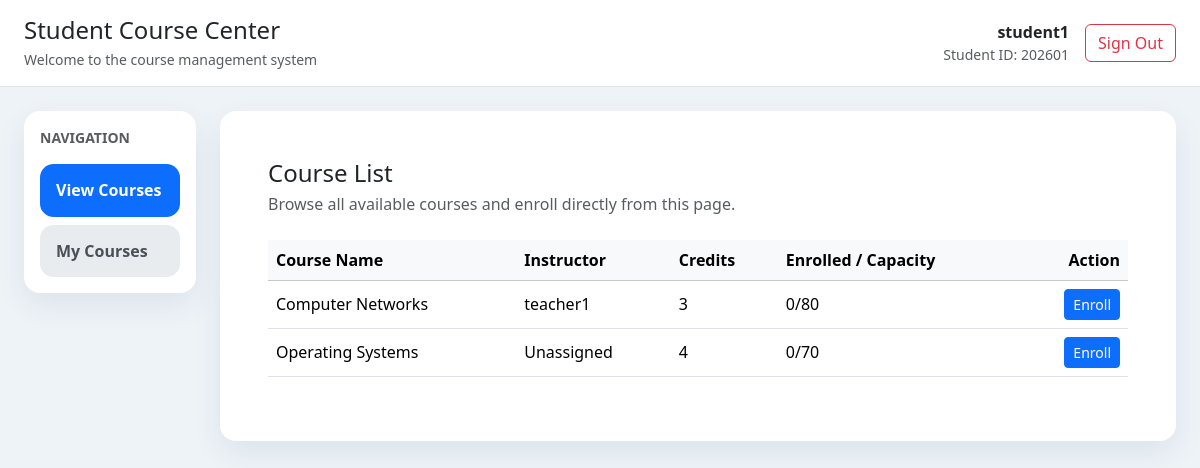
Page /student/ (signed in) on the committed database.
### users/models.py (models this page shows, shortened)
class Student(models.Model):
    user = models.OneToOneField(User, on_delete=models.CASCADE)
    student_id = models.CharField(max_length=20, unique=True)

class Teacher(models.Model):
    user = models.OneToOneField(User, on_delete=models.CASCADE)
    staff_id = models.CharField(max_length=20, unique=True)

### courses/models.py (models this page shows, shortened)
class Course(models.Model):
    course_name = models.CharField(max_length=100)
    credits = models.PositiveIntegerField()
    capacity = models.PositiveIntegerField()
    teacher = models.ForeignKey(Teacher, on_delete=models.SET_NULL, null=True, blank=True)
    def enrolled_count(self):
        return self.enrollment_set.count()

### users/views.py (the view)
# urls.py: path("student/", views.student_dashboard, name="student_dashboard"),
@login_required
def student_dashboard(request):
    if _get_user_role(request.user) != "student":
        return HttpResponseForbidden("You do not have permission to access this page.")
    student = get_object_or_404(Student, user=request.user)
    if request.method == "POST":
        _handle_student_enrollment(request, student)
        active_tab = request.POST.get("tab", "courses")
        return redirect(f"{request.path}?tab={active_tab}")
    active_tab = request.GET.get("tab", "courses")
    if active_tab not in {"courses", "enrolled"}:
        active_tab = "courses"
    all_courses = Course.objects.select_related("teacher__user").all().order_by("id")
    enrolled_course_ids = set(
        Enrollment.objects.filter(student=student).values_list("course_id", flat=True)
    )
    enrolled_courses = all_courses.filter(id__in=enrolled_course_ids)
    context = {
        "student": student,
        "active_tab": active_tab,
        "all_courses": all_courses,
        "enrolled_courses": enrolled_courses,
        "enrolled_course_ids": enrolled_course_ids,
    }
    return render(request, "users/student_dashboard.html", context)

### users/views.py (called while the page is built)
def _get_user_role(user):
    if user.is_superuser:
        return "admin"
    profile = getattr(user, "profile", None)
    if profile is None:
        return None
    return profile.role

### templates/users/student_dashboard.html (shortened to what this page needs)
<!DOCTYPE html>
<html lang="en">
<head>
    <link
      href="https://cdn.jsdelivr.net/npm/bootstrap@5.3.3/dist/css/bootstrap.min.css"
      rel="stylesheet">
</head>
<body>
    <nav class="topbar py-3">
        <div class="container-fluid px-4 d-flex justify-content-between align-items-center">
            <div>
                <h1 class="h4 mb-1">Student Course Center</h1>
                <div class="text-muted small">Welcome to the course management system</div>
            </div>
            <div class="d-flex align-items-center gap-3">
                <div class="text-end">
                    <div class="fw-semibold">{{ request.user.username }}</div>
                    <div class="text-muted small">Student ID: {{ student.student_id }}</div>
                </div>
                <a href="{% url 'logout' %}" class="btn btn-outline-danger">Sign Out</a>
            </div>
        </div>
    </nav>
    <div class="container-fluid px-4 py-4">
        <div class="row g-4">
            <aside class="col-12 col-lg-3 col-xl-2">
                <div class="card sidebar-card">
                    <div class="card-body p-3">
                        <div class="text-uppercase text-muted small fw-semibold mb-3">Navigation</div>
                        <a
                            href="{% url 'student_dashboard' %}?tab=courses"
                            class="sidebar-link {% if active_tab == 'courses' %}active{% else %}inactive{% endif %}"
                        >
                            View Courses
                        </a>
                        <a
                            href="{% url 'student_dashboard' %}?tab=enrolled"
                            class="sidebar-link mt-2 {% if active_tab == 'enrolled' %}active{% else %}inactive{% endif %}"
                        >
                            My Courses
                        </a>
                    </div>
                </div>
            </aside>
            <main class="col-12 col-lg-9 col-xl-10">
                <div class="card content-card">
                    <div class="card-body p-4 p-xl-5">
                        <div class="d-flex flex-column flex-md-row justify-content-between align-items-md-center gap-2 mb-4">
                            <div>
                                <h2 class="h4 mb-1">
                                    {% if active_tab == "enrolled" %}
                                        Enrolled Courses
                                    {% else %}
                                        Course List
                                    {% endif %}
                                </h2>
                                <p class="text-muted mb-0">
                                    {% if active_tab == "enrolled" %}
                                        Review the courses you have already selected and drop them if needed.
                                    {% else %}
                                        Browse all available courses and enroll directly from this page.
                                    {% endif %}
                                </p>
                            </div>
                        </div>
                        {% if active_tab == "enrolled" %}
                            {% if enrolled_courses %}
                                <div class="table-responsive">
                                    <table class="table table-hover align-middle course-table">
                                        <thead class="table-light">
                                            <tr>
                                                <th>Course Name</th>
                                                <th>Instructor</th>
                                                <th>Credits</th>
                                                <th>Capacity</th>
                                                <th class="text-end">Action</th>
                                            </tr>
                                        </thead>
                                        <tbody>
                                            {% for course in enrolled_courses %}
                                                <tr>
                                                    <td>{{ course.course_name }}</td>
                                                    <td>
                                                        {% if course.teacher %}
                                                            {{ course.teacher.user.username }}
                                                        {% else %}
                                                            Unassigned
                                                        {% endif %}
                                                    </td>
                                                    <td>{{ course.credits }}</td>
                                                    <td>{{ course.enrolled_count }}/{{ course.capacity }}</td>
                                                    <td class="text-end">
                                                        <form method="post" class="d-inline">
                                                            {% csrf_token %}
                                                            <input type="hidden" name="action" value="withdraw">
                                                            <input type="hidden" name="course_id" value="{{ course.id }}">
                                                            <input type="hidden" name="tab" value="enrolled">
                                                            <button type="submit" class="btn btn-outline-danger btn-sm">Drop</button>
                                                        </form>
                                                    </td>
                                                </tr>
                                            {% endfor %}
                                        </tbody>
                                    </table>
                                </div>
                            {% else %}
                                <div class="alert alert-secondary mb-0">You have not enrolled in any courses yet.</div>
                            {% endif %}
                        {% else %}
                            {% if all_courses %}
                                <div class="table-responsive">
                                    <table class="table table-hover align-middle course-table">
                                        <thead class="table-light">
                                            <tr>
                                                <th>Course Name</th>
                                                <th>Instructor</th>
                                                <th>Credits</th>
                                                <th>Enrolled / Capacity</th>
                                                <th class="text-end">Action</th>
                                            </tr>
                                        </thead>
                                        <tbody>
                                            {% for course in all_courses %}
                                                <tr>
                                                    <td>{{ course.course_name }}</td>
                                                    <td>
                                                        {% if course.teacher %}
                                                            {{ course.teacher.user.username }}
                                                        {% else %}
                                                            Unassigned
                                                        {% endif %}
                                                    </td>
                                                    <td>{{ course.credits }}</td>
                                                    <td>{{ course.enrolled_count }}/{{ course.capacity }}</td>
                                                    <td class="text-end">
                                                        {% if course.id in enrolled_course_ids %}
                                                            <span class="badge text-bg-secondary me-2">Enrolled</span>
                                                            <form method="post" class="d-inline">
                                                                {% csrf_token %}
                                                                <input type="hidden" name="action" value="withdraw">
                                                                <input type="hidden" name="course_id" value="{{ course.id }}">
                                                                <input type="hidden" name="tab" value="courses">
                                                                <button type="submit" class="btn btn-outline-danger btn-sm">Drop</button>
                                                            </form>
                                                        {% else %}
                                                            <form method="post" class="d-inline">
                                                                <button
                                                                    type="submit"
                                                                    class="btn btn-primary btn-sm"
                                                                >
                                                                    {% if course.enrolled_count >= course.capacity %}Full{% else %}Enroll{% endif %}
                                                                </button>
                                                            </form>
                                                        {% endif %}
                                                    </td>
                                                </tr>
                                            {% endfor %}
                                        </tbody>
                                    </table>
                                </div>
                            {% else %}
                                <div class="alert alert-secondary mb-0">There are no courses to display right now.</div>
                            {% endif %}
                        {% endif %}
                    </div>
                </div>
            </main>
        </div>
    </div>
</body>
</html>

### templates/users/student_dashboard.html (style rules this page uses)
body { background: #eef3f8; }
.topbar { background: #ffffff; border-bottom: 1px solid #dbe3ec; }
.sidebar-card, .content-card { border: 0; border-radius: 1rem; box-shadow: 0 12px 30px rgba(31, 56, 88, 0.08); }
.sidebar-link { display: block; padding: 0.9rem 1rem; border-radius: 0.85rem; text-decoration: none; font-weight: 600; transition: background-color 0.2s ease, color 0.2s ease; }
.sidebar-link.active { background: #0d6efd; color: #ffffff; }
.sidebar-link.inactive { background: #e9ecef; color: #495057; }
.course-table th, .course-table td { vertical-align: middle; }

### rows in the picture
Student: student_id "202601"
Course: course_name "Computer Networks", teacher.user.username "teacher1", credits "3", enrolled_count "0", capacity "80", shows "Enroll"
Course: course_name "Operating Systems", shows "Unassigned", credits "4", enrolled_count "0", capacity "70", shows "Enroll"

### other values in the picture
{{ request.user.username }} "student1"
